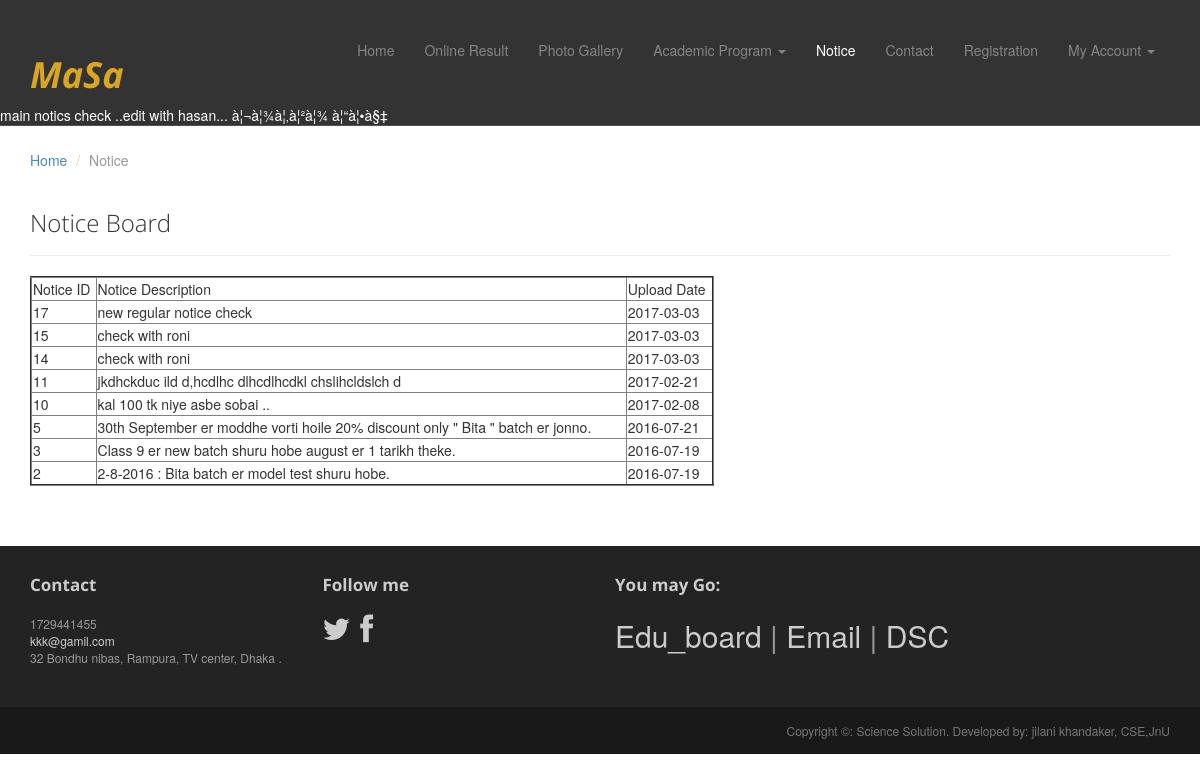
Page /notice.php on the committed database.
### tables this page shows
CREATE TABLE IF NOT EXISTS `tbl_notice` (
`notice_id` int(30) NOT NULL,
  `notice_des` varchar(400) NOT NULL,
  `notice_type` varchar(20) NOT NULL,
  `date` date NOT NULL,
  `deletion_status` tinyint(2) NOT NULL DEFAULT '0'
);

CREATE TABLE IF NOT EXISTS `tbl_contact_info` (
`contact_info_id` int(1) NOT NULL,
  `email` varchar(30) NOT NULL,
  `address` text NOT NULL,
  `phone` int(15) NOT NULL
);

### notice.php (called while the page is built)
<?php
$pages="notice_page";
include './index.php';

### application.php (called while the page is built, shortened)
<?php
class Application {
    public function __construct() {
        $host_name = 'localhost';
        $user_name = 'root';
        $password = '';
        $db_name = 'sciencesolution';
        $con = mysqli_connect($host_name, $user_name, $password);
        if ($con) {
            $db_select = mysqli_select_db($con, $db_name);
            if ($db_select) {
                return $con;
            } else {
                die('Database not selected' . mysqli_error($con));
            }
        } else {
            die('Database server connection fail' . mysqli_error($con));
        }
    }
    public function get_contact_info(){
        $con = $this->__construct();
        $sql = "SELECT * From tbl_contact_info   ";
        if (mysqli_query($con, $sql)) {
            $query_result = mysqli_query($con, $sql);
            return $query_result;
        } else {
            die('Query problem' . mysqli_error($con));
        }
    }
    public function select_latest_notice(){
        $con = $this->__construct();
        $sql3= " SELECT MAX(notice_id) FROM tbl_notice WHERE notice_type='main' AND deletion_status='0' ";
            if (mysqli_query($con, $sql3)) {
      $qu_res = mysqli_query($con, $sql3);
            $max_notice_id = mysqli_fetch_assoc($qu_res);
           $last_notice_id=$max_notice_id['MAX(notice_id)'];
           $sql = "SELECT * From tbl_notice  where notice_id = '$last_notice_id'  ";
        if (mysqli_query($con, $sql)) {
            $query_result = mysqli_query($con, $sql);
            return $query_result;
        } else {
            die('Query problem' . mysqli_error($con));
        }
               }
               }
    public function select_all_notice(){
        $con = $this->__construct();
        $sql = "SELECT * From tbl_notice WHERE notice_type='regular' AND deletion_status='0' ORDER BY notice_id DESC ";
        if (mysqli_query($con, $sql)) {
            $query_result = mysqli_query($con, $sql);
            return $query_result;
        } else {
            die('Query problem' . mysqli_error($con));
        }
    }
}

### pages/notice_page_content.php (the view)
<br><br><br><br><br><br>
<?php
$query_result=$obj_app->select_all_notice();
?>
<div class="container">
    <ol class="breadcrumb">
        <li><a href="index.php">Home</a></li>
        <li class="active">Notice</li>
    </ol>
    <div class="row">
        <article class="col-xs-12 maincontent">
            <header class="page-header">
                <h3 class="page-title">Notice Board</h3>
            </header>
            <table border="2" width="60%" >
                <tr> <td> Notice ID</td> <td> Notice Description </td> <td> Upload Date</td>  </tr>
                 <?php while ($qu_info=  mysqli_fetch_assoc($query_result)) { ?>
                <tr> <td> <?php echo $qu_info['notice_id']; ?></td>
                    <td> <?php echo $qu_info['notice_des']; ?> </td>
                    <td> <?php echo $qu_info['date']; ?></td>
                </tr>
                 <?php } ?>
            </table>
        </article>
    </div>
</div>

### include/menu.php (shortened to what this page needs)
<?php
$result = $obj_app-> select_latest_notice();
$latest_notice = mysqli_fetch_assoc($result);
?>
<div class="navbar navbar-inverse navbar-fixed-top headroom" >
    <div class="container">
        <div class="navbar-header">
            <h1 style="color: goldenrod; "> <i><b>MaSa </b></i></h1>
        </div>
        <div class="navbar-collapse collapse">
            <ul class="nav navbar-nav pull-right">
                <?php if(isset($pages)) { ?>
                <li><a href="index.php">Home</a></li>
                <?php if ($pages == 'result_page'){ ?>
                <li class="active"><a href="result.php">Online Result</a></li>
                <?php }  else {?>
                <li><a href="result.php">Online Result</a></li>
                <?php }
                if ($pages == 'photo_gallery'){ ?>
                <li class="active"><a href="photo_gallery.php">Photo Gallery</a></li>
                <?php }  else {?>
                <li><a href="photo_gallery.php">Photo Gallery</a></li>
                <?php }
                if ($pages == 'class8'|| $pages == 'class9' || $pages == 'class10' ||$pages == 'class11'){ ?>
                <li class="dropdown" class="active">
                    <a href="#" class="dropdown-toggle" data-toggle="dropdown">Academic Program <b class="caret"></b></a>
                    <ul class="dropdown-menu">
                        <li><a href="class8.php">Class 8 </a></li>
                        <li><a href="class9.php">Class 9</a></li>
                        <li><a href="class10.php">Class 10 </a></li>
                        <li><a href="class11.php">Class 11 </a></li>
                    </ul>
                </li>
                <?php }  else {?>
                <li class="dropdown">
                    <a href="#" class="dropdown-toggle" data-toggle="dropdown">Academic Program <b class="caret"></b></a>
                </li>
                <?php }
                if ($pages == 'notice_page'){ ?>
                <li   class="active" ><a href="notice.php">Notice </a></li>
                <?php }  else {?>
                <li ><a href="notice.php">Notice </a></li>
                <?php }
                if ($pages == 'contact'){ ?>
                <li class="active" ><a href="contact.php">Contact</a></li>
                <?php }  else {?>
                <li><a href="contact.php">Contact</a></li>
                <?php }
                if ($pages == 'signup'){ ?>
                <li class="active"><a href="signup.php">Registration</a></li>
                <?php }  else {?>
                <li><a href="signup.php">Registration</a></li>
                <?php } ?>
                 <?php
                if (isset($_SESSION['user_id']) && $_SESSION['user_type'] == 'student') { ?>
                          <li> <ul >
                                    <li><a href="student_info.php"><i class="halflings-icon user"></i> Profile</a></li>
                                    <li><a href="?status_logout=logout"><i class="halflings-icon off"></i> Logout</a></li>
                              </ul></li>
               <?php }
               else { ?>
                   <li class="dropdown">
                    <a href="#" class="dropdown-toggle" data-toggle="dropdown">My Account <b class="caret"></b></a>
                </li> <?php }
                } else { ?>
                <?php
                if (isset($_SESSION['user_id']) && $_SESSION['user_type'] == 'student') { ?>
                          <li> <ul >
                                    <li><a href="student_info.php"><i class="halflings-icon user"></i> Profile</a></li>
                                    <li><a href="?status_logout=logout"><i class="halflings-icon off"></i> Logout</a></li>
                              </ul></li>
              <?php } } ?>
            </ul>
        </div>
    </div>
    <div  style="color: #ffffff; "> <marquee> <?php echo $latest_notice['notice_des']; ?> </marquee></div>
</div>

### include/footer.php (shortened to what this page needs)
<?php
$query_res = $obj_app -> get_contact_info();
$contact_info = mysqli_fetch_assoc($query_res);
?>
<footer id="footer" class="top-space">
    <div class="footer1">
        <div class="container">
            <div class="row">
                <div class="col-md-3 widget">
                    <h3 class="widget-title">Contact</h3>
                    <div class="widget-body">
                        <p><?php   echo $contact_info['phone']; ?><br>
                            <a href="mailto:#"><?php   echo $contact_info['email']; ?></a><br>
                            <?php   echo $contact_info['address']; ?>
                        </p>
                    </div>
                </div>
                <div class="col-md-3 widget">
                    <h3 class="widget-title">Follow me</h3>
                    <div class="widget-body">
                        <p class="follow-me-icons">
                            <a href=""><i class="fa fa-twitter fa-2"></i></a>
                            <a href=""><i class="fa fa-facebook fa-2"></i></a>
                        </p>
                    </div>
                </div>
                <div class="col-md-6 widget">
                    <h3 class="widget-title">You may Go: </h3>
                    <div class="widget-body">
                        <p class="follow-me-icons">
                            <a target="_blank" href="http://www.educationboardresults.gov.bd">Edu_board </a> |
                            <a  target="_blank" href="https://mail.google.com">Email</a> |
                            <a  target="_blank" href="http://www.dsebd.org/">DSC </a>
                        </p>
                    </div>
                </div>
            </div>
        </div>
    </div>
    <div class="footer2">
        <div class="container">
            <div class="row">
                <div class="col-md-6 widget">
                </div>
                <div class="col-md-6 widget" >
                    <div class="widget-body" >
                        <p class="text-right" >
                            Copyright &copy: Science Solution. Developed by: jilani khandaker, CSE,JnU
                        </p>
                    </div>
                </div>
            </div>
        </div>
    </div>
</footer>

### assets/css/main.css (style rules this page uses)
.headroom { -webkit-transition: all 0.4s ease-out; -moz-transition: all 0.4s ease-out; -o-transition: all 0.4s ease-out; transition: all 0.4s ease-out; }
h1, h2, h3, h4, h5, h6 { font-family:"Open sans", Helvetica, Arial; }
h1, .h1, h2, .h2, h3, .h3 { margin-top:30px; }
.page-title { margin-top:20px; font-weight:300; }
.breadcrumb { background:none; padding:0; margin:30px 0 0px 0; }
.top-space { margin-top: 60px; }
.footer1 { background: #232323; padding: 30px 0 0 0; font-size: 12px; color: #999; }
.footer1 a { color: #ccc; }
.footer1 .widget { margin-bottom:30px; }
.footer1 .widget-title { font-size: 17px; font-weight: bold; color: #ccc; margin: 0 0 20px; }
.follow-me-icons { font-size:30px; }
.follow-me-icons i { float:left; margin:0 10px 0 0; }
.footer2 { background: #191919; padding: 15px 0; color: #777; font-size: 12px; }
.footer2 p { margin: 0; }

### rows in the picture
tbl_notice: notice_des "main notics check ..edit with hasan... à¦¬à¦¾à¦‚à¦²à¦¾ à¦“à¦•à§‡"
tbl_notice: notice_id "17", notice_des "new regular notice check", date "2017-03-03"
tbl_notice: notice_id "15", notice_des "check with roni", date "2017-03-03"
tbl_notice: notice_id "14", notice_des "check with roni", date "2017-03-03"
tbl_notice: notice_id "11", notice_des "jkdhckduc ild d,hcdlhc dlhcdlhcdkl chslihcldslch d", date "2017-02-21"
tbl_notice: notice_id "10", notice_des "kal 100 tk niye asbe sobai ..", date "2017-02-08"
tbl_notice: notice_id "5", notice_des "30th September er moddhe vorti hoile 20% discount only \" Bita \" batch er jonno.", date "2016-07-21"
tbl_notice: notice_id "3", notice_des "Class 9 er new batch shuru hobe august er 1 tarikh theke.", date "2016-07-19"
tbl_notice: notice_id "2", notice_des "2-8-2016 : Bita batch er model test shuru hobe.", date "2016-07-19"
tbl_contact_info: phone "1729441455", email "kkk@gamil.com", address "32 Bondhu nibas, Rampura, TV center, Dhaka ."
